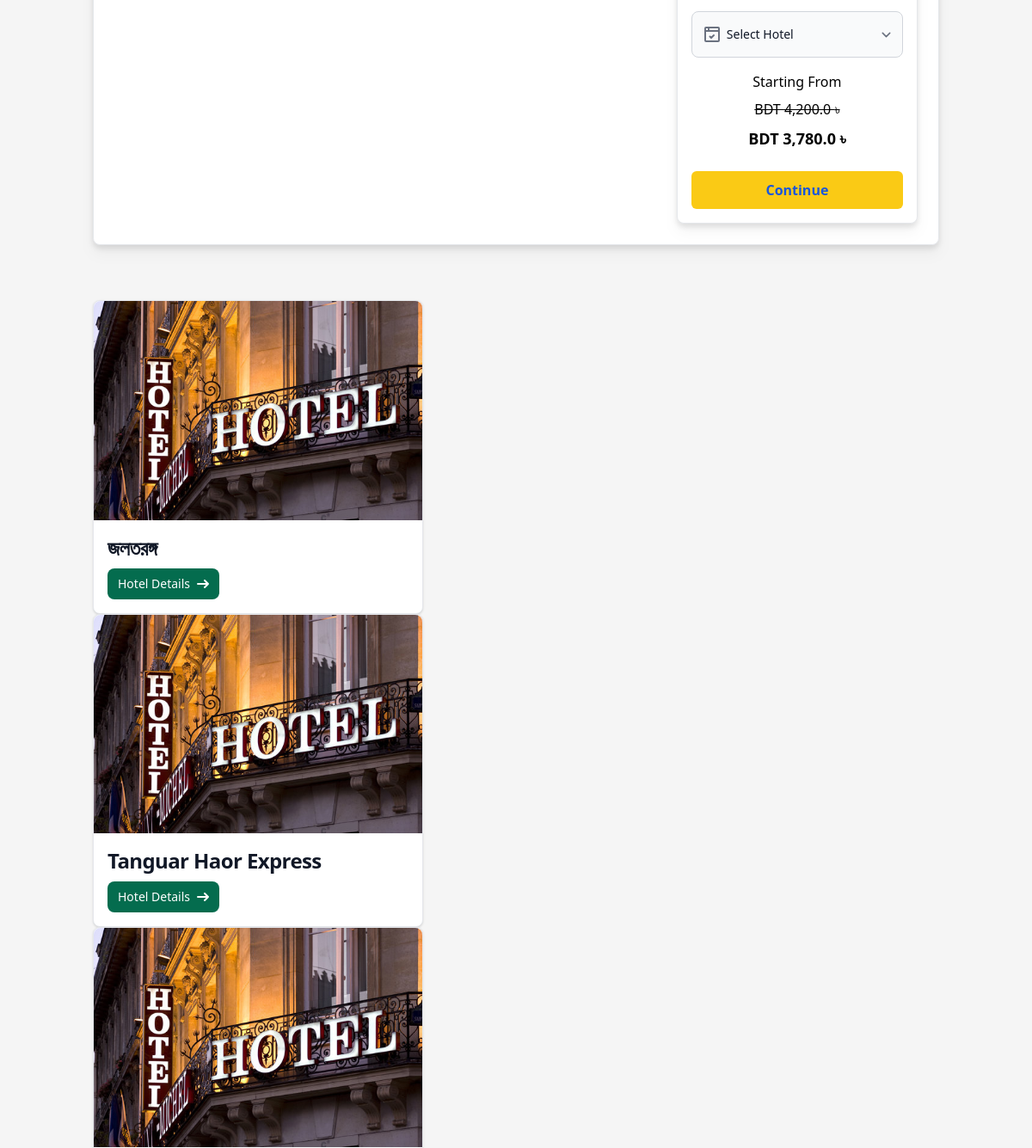
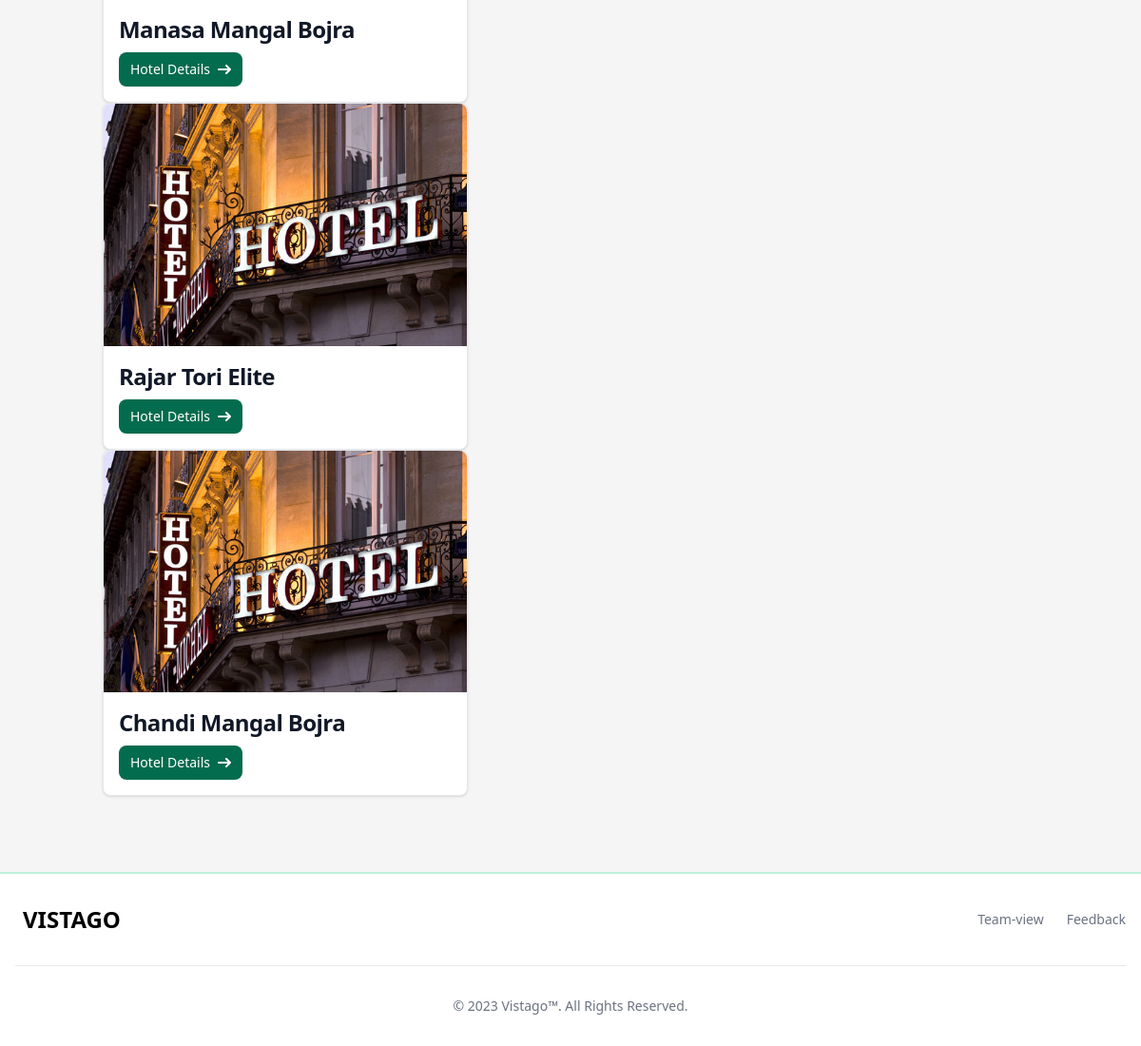
Page /tour/tour-details/2 (signed in, lower part) on the earlier database version (2 pictures, top to bottom).
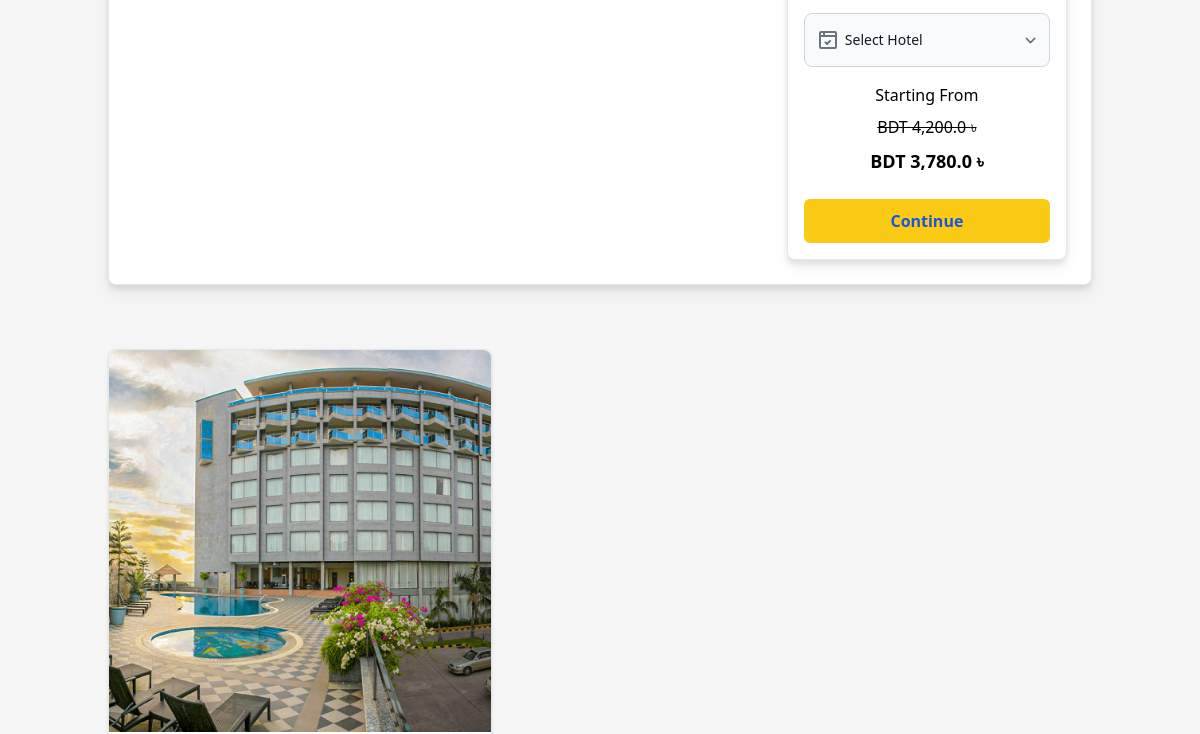
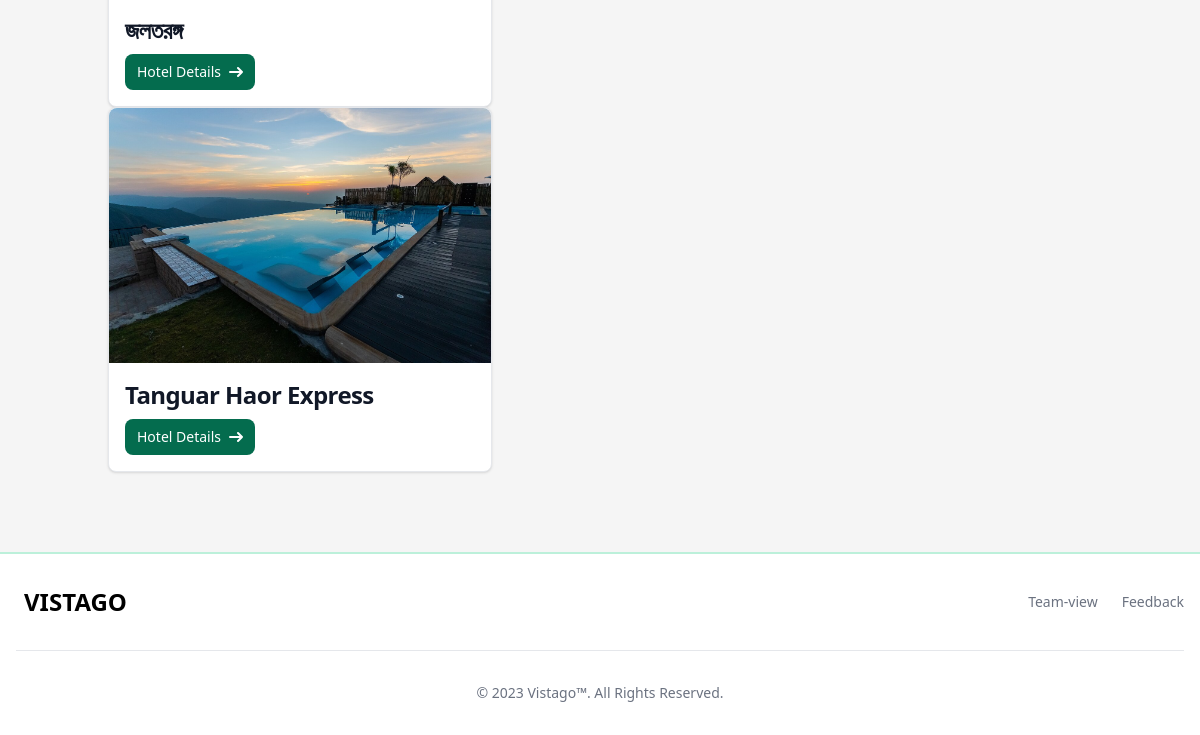
Same page on the later database version (2 pictures, top to bottom).
### app_tour/models.py (models this page shows, shortened)
class TourPackageModel(models.Model):
    package_title = models.CharField(max_length=525, null=True)
    package_cover_image = models.ImageField(upload_to="tour_package_cover_images", null=True, blank=True)
    tour_location = models.ForeignKey(
        TourLocationModel, on_delete=models.CASCADE, null=True, blank=True
    )
    tour_duration = models.IntegerField(null=True, blank=True)
    peoples_limit = models.PositiveIntegerField(default=1, null=True, blank=True)
    details = RichTextUploadingField(null=True)
    options = RichTextUploadingField(null=True)
    policy = RichTextUploadingField(null=True)
    journey_date = models.DateField(default=timezone.now)
    package_price = models.FloatField(null=True, blank=True)
    Children_package_price = models.FloatField(null=True, default= 50, help_text="Enter 50 percent children traveler")
    Infant_package_price = models.FloatField(null=True, default= 90, help_text="Enter 90 percent infant traveler")
    discount = models.ForeignKey("app_flight.Discount", on_delete=models.CASCADE, null=True, blank=True)
    hotel = models.ManyToManyField(HotelModel)
    created_at = models.DateTimeField(auto_now_add=True)
    def get_discount_price(self):
        if self.discount:
            return (self.package_price / 100) * self.discount.amount
        else:
            return 0
    class Meta:
        verbose_name = "Tour Package"
        verbose_name_plural = "Tour Packages"
        ordering = ["-id"]

class HotelModel(models.Model):
    hotel_name = models.CharField(max_length=122, null=True, verbose_name="Name")
    cover_image = models.ImageField(upload_to="tour_package_images", null=True, verbose_name="Cover Image")
    link = models.URLField(null=True, blank=True, default="#", verbose_name="Hotel Link")
    class Meta:
        verbose_name = "Hotel"
        verbose_name_plural = "Hotels"
        ordering = [
            '-id'
        ]

### app_flight/models.py (models this page shows, shortened)
class Discount(models.Model):
    name = models.CharField(max_length=122, null=True)
    code = models.CharField(max_length=122, null=True)
    details = models.CharField(max_length=999, null=True, blank=True)
    amount = models.FloatField(null=True)
    start_date = models.DateTimeField(default=timezone.now)
    end_date = models.DateTimeField(default=timezone.now)
    created_at = models.DateTimeField(auto_now_add=True)
    class Meta:
        verbose_name = "Discount"
        verbose_name_plural = "Discounts"
        ordering = ["-id"]

### app_tour/views.py (the view, shortened to what this page needs)
# urls.py: path("tour-details/<int:pk>", TourDetailsView.as_view(), name="tour_details"),
@method_decorator(signin_decorators, name="dispatch")
class TourDetailsView(FormView):
    template_name = "app_tour/details.html"
    form_class = TourPackageOrderForm
    order_id = None
    def get_context_data(self, **kwargs):
        context = super().get_context_data(**kwargs)
        pk = self.kwargs.get('pk')
        context['tour_package'] = get_object_or_404(TourPackageModel, id=pk)
        context['sliders'] = TourPackageImages.objects.filter(package__id=pk)
        return context

### app_flight/templatetags/mathfilters.py (called while the page is built)
@register.filter
def get_tour_discount_price(subtotal, discount_price):
    return float(subtotal) - float(discount_price)

### templates/app_tour/details.html (shortened to what this page needs)
{% extends 'base.html' %}
{% load humanize %}
{% load static %}
{% load mathfilters %}
{% block main %}
<section class="container mx-auto p-4 md:p-0 mt-6">
    <div class="flex flex-col md:flex-row justify-between items-start gap-4 my-4 p-6 bg-white border border-gray-200 rounded-lg drop-shadow-lg dark:bg-gray-800 dark:border-gray-700 dark:hover:bg-gray-700">
        <div class="w-full md:w-[30%] mt-6 md:mt-0 p-4 bg-white border border-gray-200 rounded-lg drop-shadow-lg">
            <form method="POST">
                <div class="relative max-w-md my-2">
                    <div class="absolute inset-y-0 left-0 flex items-center pl-3 pointer-events-none">
                    </div>
                    <select id="countries" name="hotel_name" class="py-4 pl-10 bg-gray-50 border border-gray-300 text-gray-900 text-md font-normal rounded-lg focus:ring-blue-500 focus:border-blue-500 block w-full p-2.5 dark:bg-gray-700 dark:border-gray-600 dark:placeholder-gray-400 dark:text-white dark:focus:ring-blue-500 dark:focus:border-blue-500" required>
                        <option selected>Select Hotel</option>
                    </select>
                </div>
                <h5 class="mt-4 mb-2 text-md text-center font-normal ">Starting From</h5>
                {% if tour_package.discount %}
                <h5 class="mb-2 text-md text-center font-medium line-through">BDT {{ tour_package.package_price|intcomma }} ৳</h5>
                <h5 class="mb-2 text-lg text-center font-semibold">BDT {{ tour_package.package_price|get_tour_discount_price:tour_package.get_discount_price|intcomma }} ৳</h5>
                {% else %}
                <h5 class="mb-2 text-md text-center font-medium">BDT {{ tour_package.package_price|intcomma }} ৳</h5>
                {% endif %}
                <button type="submit" class="w-full text-blue-700 bg-yellow-300 hover:bg-yellow-500 focus:outline-none focus:ring-4 focus:ring-yellow-300 font-semibold rounded-md text-md px-5 py-2.5 text-center mr-2 mt-4">Continue</button>
            </form>
        </div>
    </div>
    {% if tour_package.hotel %}
    <div class="swiper card_slider">
        <div class="swiper-wrapper py-12">
            {% for hotel in tour_package.hotel.all %}
            <div class="swiper-slide">
                <div class="max-w-sm bg-white border border-gray-200 rounded-lg shadow dark:bg-gray-800 dark:border-gray-700" data-carousel-item>
                    <img class="rounded-t-lg" src="{{ hotel.cover_image.url }}" alt="" />
                    <div class="p-4">
                        <a href="{{ hotel.link }}" target="_blank">
                            <h5 class="mb-2 text-2xl font-bold tracking-tight text-gray-900 dark:text-white">{{ hotel.hotel_name }}</h5>
                        </a>
                        <a href="{{ hotel.link }}" target="_blank" class="inline-flex items-center px-3 py-2 text-sm font-medium text-center text-white bg-green-700 rounded-lg hover:bg-green-800 focus:ring-4 focus:outline-none focus:ring-green-300 dark:bg-green-600 dark:hover:bg-green-700 dark:focus:ring-green-800">
                            Hotel Details
                            <svg class="w-3.5 h-3.5 ml-2" aria-hidden="true" xmlns="http://www.w3.org/2000/svg" fill="none" viewBox="0 0 14 10">
                                <path stroke="currentColor" stroke-linecap="round" stroke-linejoin="round" stroke-width="2" d="M1 5h12m0 0L9 1m4 4L9 9"/>
                            </svg>
                        </a>
                    </div>
                </div>
            </div>
            {% endfor %}
        </div>
    </div>
    {% endif %}
</section>
{% endblock main %}

### templates/base.html (shortened to what this page needs)
{% load static %}
<!DOCTYPE html>
<html lang="en">
<head>
    <link rel="stylesheet" href="https://cdn.jsdelivr.net/npm/@tabler/icons-webfont@latest/tabler-icons.min.css">
    <link rel="stylesheet" href="{% static 'css/output.css' %}">
    <link rel="stylesheet" href="https://cdnjs.cloudflare.com/ajax/libs/jquery-toast-plugin/1.3.2/jquery.toast.min.css"
 />
    <link rel="stylesheet" href="https://cdn.jsdelivr.net/npm/swiper@10/swiper-bundle.min.css" />
<link rel="stylesheet" href="https://cdn.jsdelivr.net/npm/slick-carousel@1.8.1/slick/slick.min.css">
</head>
<body class="bg-neutral-100">
    <main>
        {% block main %}
        {% endblock main %}
    </main>
    {% include 'app_main/components/footer.html' %}
</body>
</html>

### templates/app_main/components/footer.html (shortened to what this page needs)
<footer class="bg-white border-t-2 border-green-200 mt-8 dark:bg-gray-900">
    <div class="w-full max-w-screen-xl mx-auto p-4 md:py-8">
        <div class="sm:flex sm:items-center sm:justify-between">
            <a href="/" class="flex items-center uppercase">
                <span class="self-center text-2xl font-bold whitespace-nowrap dark:text-white">Vistago</span>
            </a>
            <ul class="flex flex-wrap items-center mb-6 text-sm font-medium text-gray-500 sm:mb-0 dark:text-gray-400">
                <li>
                    <a href="{% url 'app_main:team' %}" class="mr-4 hover:underline md:mr-6">Team-view</a>
                </li>
                <li>
                    <a href="#" class="hover:underline">Feedback</a>
                </li>
            </ul>
        </div>
        <hr class="my-6 border-gray-200 sm:mx-auto dark:border-gray-700 lg:my-8" />
        <span class="block text-sm text-gray-500 sm:text-center dark:text-gray-400">© 2023 <a
                href="/" class="hover:underline">Vistago™</a>. All Rights Reserved.</span>
    </div>
</footer>

Differences in the rows shown:
removed HotelModel: cover_image (picture), hotel_name "Manasa Mangal Bojra"
removed HotelModel: cover_image (picture), hotel_name "Rajar Tori Elite"
removed HotelModel: cover_image (picture), hotel_name "Chandi Mangal Bojra"
changed HotelModel "জলতরঙ্গ": cover_image: a different picture
changed HotelModel "Tanguar Haor Express": cover_image: a different picture
